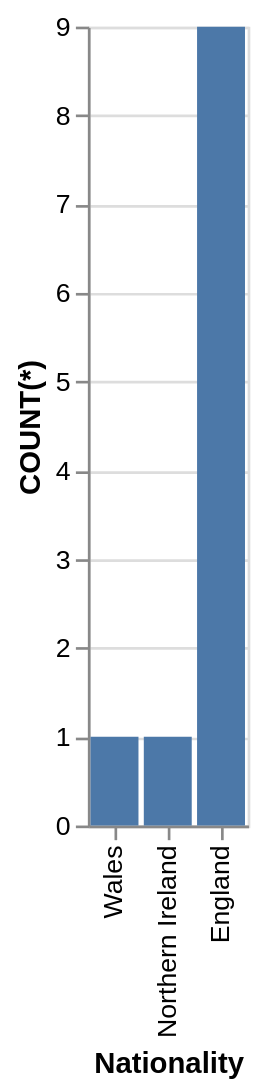

The specification (Vega-Lite) saved for this image:
### Vega-Lite specification from a JSON file in a GitHub repository (floating-point values rounded to 4 significant figures)
{"data": {"values": [{"x_data": "Wales", "y_data": 1}, {"x_data": "Northern Ireland", "y_data": 1}, {"x_data": "England", "y_data": 9}]}, "mark": "bar", "encoding": {"x": {"field": "x_data", "type": "nominal", "title": "Nationality", "sort": "descending"}, "y": {"field": "y_data", "type": "quantitative", "title": "COUNT(*)"}}}
